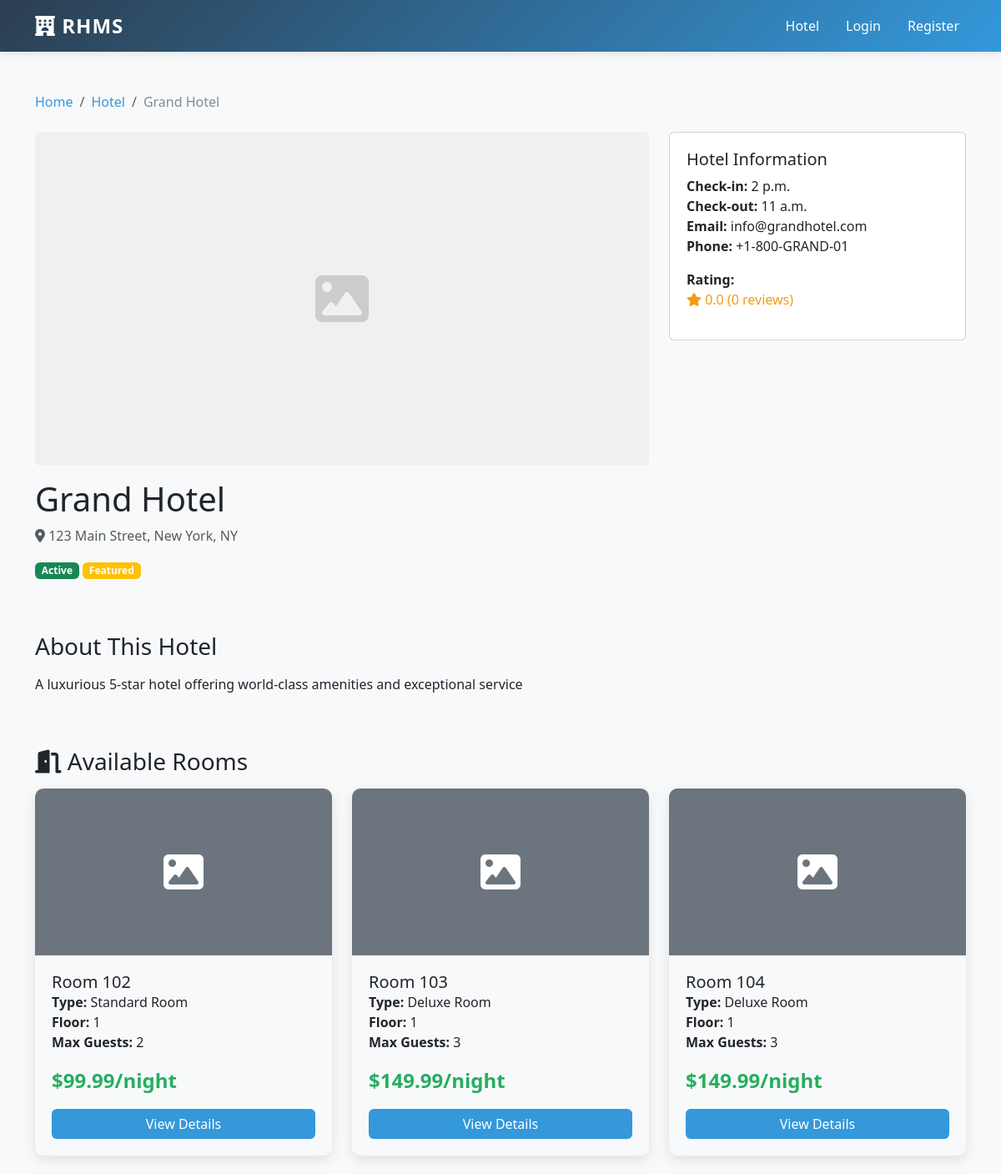
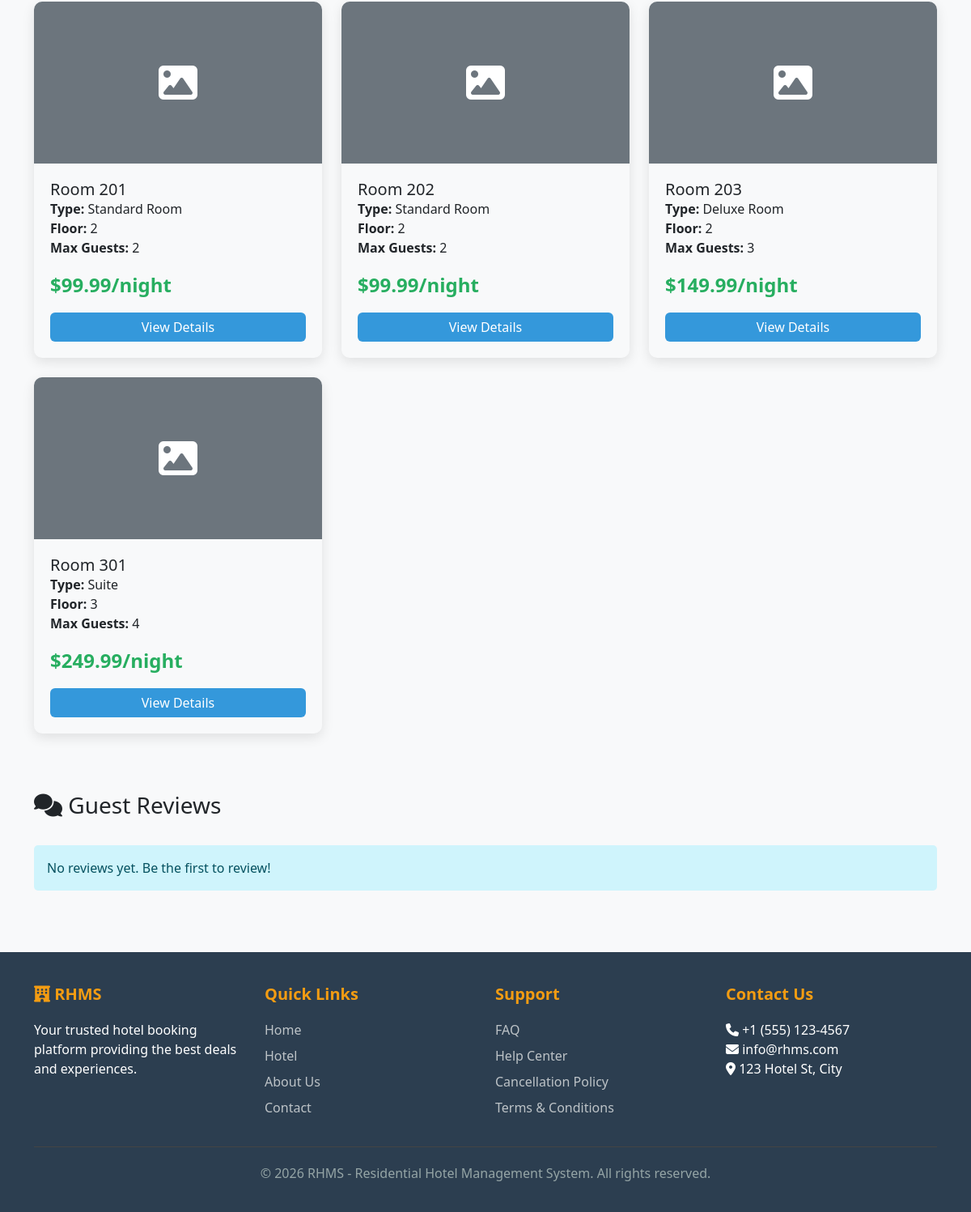
The page /hotel/ on the database its author committed (2 pictures, top to bottom).
### hotel/models.py (models this page shows, shortened)
class Hotel(models.Model):
    STATUS_CHOICES = [
        ('active', 'Active'),
        ('inactive', 'Inactive'),
        ('maintenance', 'Under Maintenance'),
    ]
    name = models.CharField(max_length=200, unique=True)
    slug = models.SlugField(unique=True)
    description = models.TextField()
    email = models.EmailField()
    phone = models.CharField(max_length=20)
    address = models.CharField(max_length=255)
    city = models.CharField(max_length=100)
    state = models.CharField(max_length=100)
    country = models.CharField(max_length=100)
    postal_code = models.CharField(max_length=20)
    latitude = models.FloatField(null=True, blank=True)
    longitude = models.FloatField(null=True, blank=True)
    image = models.ImageField(upload_to='hotels/')
    banner = models.ImageField(upload_to='hotels/banners/')
    rating = models.FloatField(
        default=0,
        validators=[MinValueValidator(0), MaxValueValidator(5)]
    )
    total_reviews = models.IntegerField(default=0)
    check_in_time = models.TimeField(default='14:00')
    check_out_time = models.TimeField(default='11:00')
    status = models.CharField(max_length=20, choices=STATUS_CHOICES, default='active')
    is_featured = models.BooleanField(default=False)
    meta_description = models.CharField(max_length=160, blank=True, help_text="SEO meta description (max 160 chars)")
    meta_keywords = models.CharField(max_length=200, blank=True, help_text="Comma-separated keywords")
    created_at = models.DateTimeField(auto_now_add=True)
    updated_at = models.DateTimeField(auto_now=True)
    class Meta:
        ordering = ['-created_at']
        indexes = [
            models.Index(fields=['slug']),
            models.Index(fields=['status']),
        ]

class Room(models.Model):
    STATUS_CHOICES = [
        ('available', 'Available'),
        ('occupied', 'Occupied'),
        ('maintenance', 'Under Maintenance'),
        ('unavailable', 'Unavailable'),
    ]
    hotel = models.ForeignKey(Hotel, on_delete=models.CASCADE, related_name='rooms')
    room_type = models.ForeignKey(RoomType, on_delete=models.SET_NULL, null=True, related_name='rooms')
    room_number = models.CharField(max_length=20)
    floor = models.IntegerField()
    price_per_night = models.DecimalField(max_digits=10, decimal_places=2)
    discount_price = models.DecimalField(
        max_digits=10,
        decimal_places=2,
        null=True,
        blank=True,
        help_text="Price after discount"
    )
    status = models.CharField(max_length=20, choices=STATUS_CHOICES, default='available')
    is_active = models.BooleanField(default=True)
    created_at = models.DateTimeField(auto_now_add=True)
    updated_at = models.DateTimeField(auto_now=True)
    class Meta:
        unique_together = ['hotel', 'room_number']
        ordering = ['floor', 'room_number']
        indexes = [
            models.Index(fields=['status']),
            models.Index(fields=['hotel', 'status']),
        ]
    def get_price(self):
        return self.discount_price if self.discount_price else self.price_per_night

class RoomType(models.Model):
    hotel = models.ForeignKey(Hotel, on_delete=models.CASCADE, related_name='room_types')
    name = models.CharField(max_length=100)  # Single, Double, Suite, etc.
    slug = models.SlugField(blank=True, help_text="Auto-generated from name")
    description = models.TextField()
    max_guests = models.IntegerField(default=1, validators=[MinValueValidator(1)])
    beds = models.CharField(max_length=100)  # Single bed, Double bed, etc.
    amenities = models.TextField(help_text="Comma-separated list of amenities")
    image = models.ImageField(upload_to='room_types/')
    image_alt_text = models.CharField(max_length=200, blank=True, help_text="Alt text for SEO")
    class Meta:
        unique_together = ['hotel', 'name']

### hotel/views.py (the view)
# urls.py: path('hotel/', views.HotelDetailView.as_view(), name='hotel_detail'),
class HotelDetailView(SEOContextMixin, TemplateView):
    template_name = 'hotel/hotel_detail.html'
    def get_context_data(self, **kwargs):
        context = super().get_context_data(**kwargs)
        hotel = get_default_hotel()
        self.seo_data = self.get_seo_context(
            title=f"{hotel.name} - {hotel.city} | Hotel Rooms & Rates",
            description=hotel.meta_description or f"Explore rooms at {hotel.name}. {hotel.address}, {hotel.city}. Book now!",
            keywords=hotel.meta_keywords or f"{hotel.name}, {hotel.city}, hotel rooms, accommodation",
            image_url=hotel.image.url if hotel.image else ""
        )
        context.update(self.seo_data)
        context['hotel'] = hotel
        context['room_types'] = hotel.room_types.all()
        context['facilities'] = hotel.facilities.filter(is_available=True)
        context['reviews'] = hotel.reviews.all()[:10]
        context['average_rating'] = hotel.reviews.aggregate(Avg('rating'))['rating__avg'] or 0
        if self.request.user.is_authenticated:
            context['is_saved'] = SavedHotel.objects.filter(
                user=self.request.user,
                hotel=hotel
            ).exists()
        room_type_id = self.request.GET.get('room_type')
        rooms = hotel.rooms.filter(status='available', is_active=True)
        if room_type_id:
            rooms = rooms.filter(room_type_id=room_type_id)
        context['rooms'] = rooms
        return context

### hotel/views.py (called while the page is built)
def get_default_hotel():
    return get_object_or_404(Hotel, id=settings.DEFAULT_HOTEL_ID)

    def get_seo_context(self, title, description, keywords="", image_url=""):
        return {
            'page_title': title,
            'meta_description': description,
            'meta_keywords': keywords,
            'meta_image': image_url,
            'canonical_url': self.request.build_absolute_uri(),
        }

    def get_context_data(self, **kwargs):
        context = super().get_context_data(**kwargs)
        if hasattr(self, 'seo_data'):
            context.update(self.seo_data)
        return context

### templates/hotel/hotel_detail.html (shortened to what this page needs)
{% extends 'base.html' %}
{% load static %}
{% block content %}
<div class="container my-5">
    <nav aria-label="breadcrumb" class="mb-4">
        <ol class="breadcrumb">
            <li class="breadcrumb-item"><a href="{% url 'hotel:home' %}">Home</a></li>
            <li class="breadcrumb-item"><a href="{% url 'hotel:home' %}">Hotel</a></li>
            <li class="breadcrumb-item active" aria-current="page">{{ hotel.name }}</li>
        </ol>
    </nav>
    <div class="row mb-5">
        <div class="col-md-8">
            {% if hotel.banner %}
                <img src="{{ hotel.banner.url }}" alt="{{ hotel.name }} banner" class="img-fluid rounded mb-3" style="height: 400px; object-fit: cover; width: 100%;">
            {% else %}
                <div class="img-fluid rounded mb-3" style="height: 400px; background: #f0f0f0; display: flex; align-items: center; justify-content: center;">
                    <i class="fas fa-image" style="font-size: 4rem; color: #ccc;"></i>
                </div>
            {% endif %}
            <h1 class="mb-2">{{ hotel.name }}</h1>
            <p class="text-muted mb-3">
                <i class="fas fa-map-marker-alt"></i> {{ hotel.address }}, {{ hotel.city }}, {{ hotel.state }}
            </p>
            <div class="mb-3">
                <span class="badge bg-success">{{ hotel.get_status_display }}</span>
                {% if hotel.is_featured %}<span class="badge bg-warning">Featured</span>{% endif %}
            </div>
        </div>
        <div class="col-md-4">
            <div class="card">
                <div class="card-body">
                    <h2 class="card-title" style="font-size: 1.25rem;">Hotel Information</h2>
                    <ul class="list-unstyled">
                        <li><strong>Check-in:</strong> {{ hotel.check_in_time }}</li>
                        <li><strong>Check-out:</strong> {{ hotel.check_out_time }}</li>
                        <li><strong>Email:</strong> {{ hotel.email }}</li>
                        <li><strong>Phone:</strong> {{ hotel.phone }}</li>
                        <li class="mt-3">
                            <strong>Rating:</strong>
                            <div class="hotel-rating">
                                <i class="fas fa-star"></i> {{ average_rating|floatformat:1 }}
                                ({{ hotel.total_reviews }} reviews)
                            </div>
                        </li>
                    </ul>
                </div>
            </div>
        </div>
    </div>
    <div class="row mb-5">
        <div class="col-md-8">
            <h3 class="mb-3">About This Hotel</h3>
            <p>{{ hotel.description }}</p>
        </div>
    </div>
    {% if rooms %}
    <div class="row mb-5">
        <div class="col-md-12">
            <h3 class="mb-3"><i class="fas fa-door-open"></i> Available Rooms</h3>
            <div class="row">
                {% for room in rooms %}
                <div class="col-md-4 mb-4">
                    <div class="hotel-card">
                        {% if room.images.first %}
                            <img src="{{ room.images.first.image.url }}" alt="{{ room.room_number }}" class="card-img-top">
                        {% else %}
                            <div class="card-img-top bg-secondary d-flex align-items-center justify-content-center" style="height: 200px;">
                                <i class="fas fa-image fa-3x text-white"></i>
                            </div>
                        {% endif %}
                        <div class="card-body">
                            <h5 class="card-title">Room {{ room.room_number }}</h5>
                            <p class="card-text">
                                <strong>Type:</strong> {{ room.room_type.name }}<br>
                                <strong>Floor:</strong> {{ room.floor }}<br>
                                <strong>Max Guests:</strong> {{ room.room_type.max_guests }}
                            </p>
                            <p class="hotel-price">${{ room.get_price }}/night</p>
                            <a href="{% url 'hotel:room_detail' room.id %}" class="btn btn-primary w-100">
                                View Details
                            </a>
                        </div>
                    </div>
                </div>
                {% endfor %}
            </div>
        </div>
    </div>
    {% else %}
    <div class="alert alert-info">No rooms available at the moment.</div>
    {% endif %}
    <div class="row mb-5">
        <div class="col-md-12">
            <div class="d-flex justify-content-between align-items-center mb-4">
                <h3><i class="fas fa-comments"></i> Guest Reviews</h3>
            </div>
            {% if reviews %}
                {% for review in reviews %}
                <div class="card mb-3">
                    <div class="card-body">
                        <div class="d-flex justify-content-between">
                            <h5 class="card-title">{{ review.title }}</h5>
                            <span class="badge bg-warning">
                                <i class="fas fa-star"></i> {{ review.rating }}/5
                            </span>
                        </div>
                        <p class="card-text">{{ review.comment }}</p>
                        <small class="text-muted">
                            By {{ review.user.get_full_name|default:review.user.username }}
                            on {{ review.created_at|date:"M d, Y" }}
                            {% if review.verified_guest %}<span class="badge bg-success">Verified Guest</span>{% endif %}
                        </small>
                    </div>
                </div>
                {% endfor %}
            {% else %}
                <div class="alert alert-info">No reviews yet. Be the first to review!</div>
            {% endif %}
        </div>
    </div>
</div>
{% endblock %}

### templates/base.html (style rules this page uses)
:root { --primary-color: #2c3e50; --secondary-color: #3498db; --success-color: #27ae60; --danger-color: #e74c3c; --warning-color: #f39c12; --light-bg: #ecf0f1; }
body { font-family: 'Segoe UI', Tahoma, Geneva, Verdana, sans-serif; background-color: #f8f9fa; }
.hotel-card { border: none; border-radius: 10px; overflow: hidden; transition: all 0.3s ease; box-shadow: 0 5px 15px rgba(0,0,0,0.1); }
.card-body { padding: 20px; }
.hotel-rating { color: var(--warning-color); margin-bottom: 10px; }
.hotel-price { font-size: 1.5rem; color: var(--success-color); font-weight: bold; }
.btn-primary { background-color: var(--secondary-color); border: none; transition: all 0.3s ease; }
.alert { border: none; border-radius: 5px; animation: slideIn 0.3s ease; }
.breadcrumb { background-color: transparent; padding: 0; margin-bottom: 20px; }
.breadcrumb-item a { color: var(--secondary-color); text-decoration: none; }
.breadcrumb-item.active { color: #7f8c8d; }

### rows shown on the page
Hotel: name "Grand Hotel", address "123 Main Street", city "New York", state "NY", status "Active", check_in_time "2 p.m.", check_out_time "11 a.m.", email "info@grandhotel.com", phone "+1-800-GRAND-01", total_reviews "0", description "A luxurious 5-star hotel offering world-class amenities and exceptional service"
Room: room_number "102", room_type.name "Standard Room", floor "1", room_type.max_guests "2", get_price "99.99"
Room: room_number "103", room_type.name "Deluxe Room", floor "1", room_type.max_guests "3", get_price "149.99"
Room: room_number "104", room_type.name "Deluxe Room", floor "1", room_type.max_guests "3", get_price "149.99"
Room: room_number "201", room_type.name "Standard Room", floor "2", room_type.max_guests "2", get_price "99.99"
Room: room_number "202", room_type.name "Standard Room", floor "2", room_type.max_guests "2", get_price "99.99"
Room: room_number "203", room_type.name "Deluxe Room", floor "2", room_type.max_guests "3", get_price "149.99"
Room: room_number "301", room_type.name "Suite", floor "3", room_type.max_guests "4", get_price "249.99"

### other values the page prints
{{ average_rating|floatformat:1 }} "0.0"
